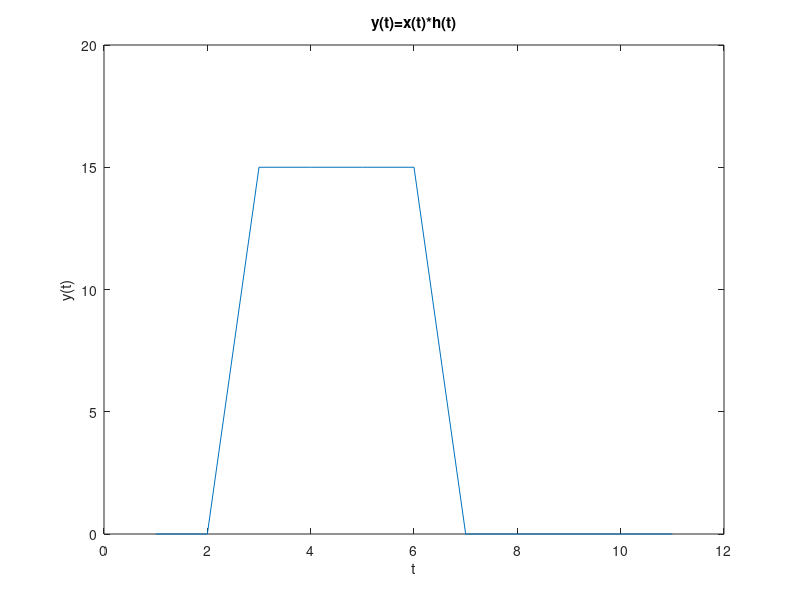

The MATLAB source for this figure:
t = (0:10);

% ud1 = u(t-2) - u(t-5)
ud1 = t * 0;
ud1(3:6) = 1;

% x(t) = 3(u(t-2) - u(t-5))
x = ud1 .* 3;

% ud2 = u(t) - u(t-4)
ud2 = t * 0;
ud2(1:5) = 1;

% h(t) = t * e^(-2t) (u(t-2) - u(t-5))
h = t .* exp(-2 .* t) .* ud2;

y = conv(x, 5);

figure(1)
plot(y)
title("y(t)=x(t)*h(t)")
xlabel('t')
ylabel('y(t)')